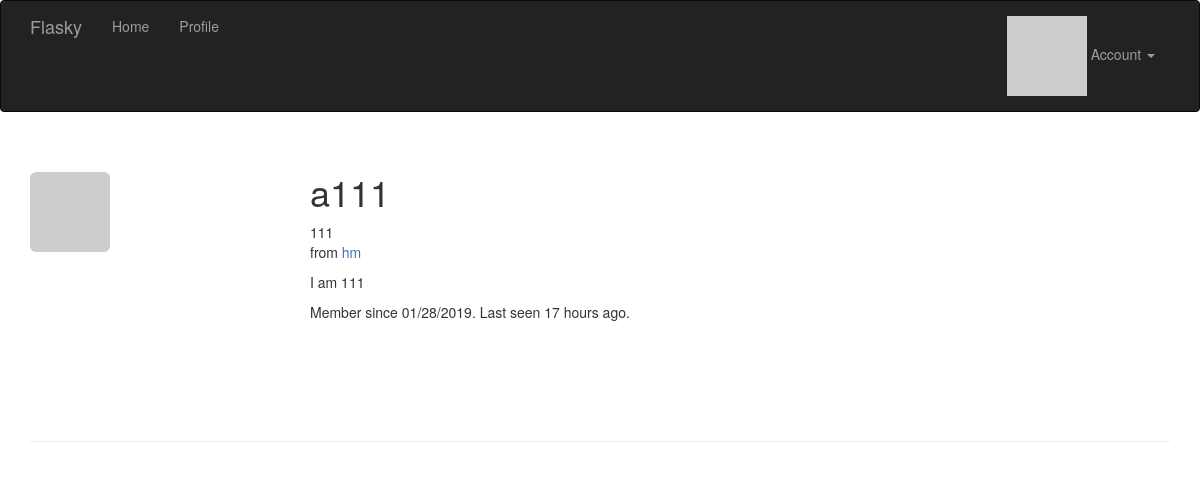
/user/a111 (signed in), run on the app's committed database.
### app/model.py (models this page shows, shortened)
class User(UserMixin,db.Model):
    __tablename__ = 'users'
    id = db.Column(db.Integer,primary_key=True)
    email = db.Column(db.String(64), unique=True, index=True)
    username = db.Column(db.String(64),unique=True)
    role_id = db.Column(db.Integer,db.ForeignKey('roles.id'))
    password_hash = db.Column(db.String(128))
    name = db.Column(db.String(64))  #用户真实姓名
    location = db.Column(db.String(64))  #用户所在地
    about_me = db.Column(db.Text())  #自我介绍
    member_since = db.Column(db.DateTime(),default=datetime.utcnow)  #注册日期
    last_seen = db.Column(db.DateTime(),default=datetime.utcnow)  #最后访问时间
    avatar_hash = db.Column(db.String(32))
    posts = db.relationship('Post',backref='author',lazy='dynamic')
    def can(self,permissions):
        return self.role is not None and (self.role.permissions & permissions) == permissions
    def is_administrator(self):
        return self.can(Permissions.ADMINISTER)
    class AnonymousUser(AnonymousUserMixin):
        def can(self,permissions):
            return False
        def is_administrator(self):
            return False
    login_manager.anonymous_user = AnonymousUser
    def gravatar(self,size=100,default='identicon',rating='g'):
        if request.is_secure:
            url = 'https://secure.gravatar.com/avatar'
        else:
            url = 'http://www.gravatar.com/avatar'
        hash = self.avatar_hash or hashlib.md5(self.email.encode('utf-8')).hexdigest()
        return '{url}/{hash}?s={size}&d={default}&r={rating}'.format(url=url,hash=hash,size=size,default=default,rating=rating)
    def ping(self):
        self.last_seen = datetime.utcnow()
        db.session.add(self)
    @property
    def password(self):
        raise AttributeError('password is not a readable attribute')

### app/main/views.py (the view)
@main.route('/user/<username>')
@login_required
def user(username):
    user = User.query.filter_by(username=username).first()
    if user is None:
        abort(404)
    return render_template('main/user.html',user=user)

### app/auth/views.py (called while the page is built)
@auth.before_app_request
def before_request():
    if current_user.is_authenticated:
        current_user.ping()

### app/main/__init__.py (called while the page is built)
@main.app_context_processor
def inject_permissions():
    return dict(Permissions=Permissions)

### app/model.py (called while the page is built)
@login_manager.user_loader
def load_user(user_id):
    return User.query.get(int(user_id))

### app/templates/main/user.html (shortened to what this page needs)
{% extends "base.html" %}
{% block page_content %}
<div class="page-header">
    <img class="img-rounded profile-thumbnail" src="{{ user.gravatar(size=256) }}">
    <div class="profile-header">
        <h1>{{ user.username }}</h1>
        {% if user.name or user.location %}
        <p>
            {% if user.name %}{{ user.name }}<br>{% endif %}
            {% if user.location %}
                from <a href="http://maps.google.com/?q={{ user.location }}">{{ user.location }}</a><br>
            {% endif %}
        </p>
        {% endif %}
        {% if user.about_me %}<p>{{ user.about_me }}</p>{% endif %}
        <p>Member since {{ moment(user.member_since).format('L') }}. Last seen {{ moment(user.last_seen).fromNow() }}.</p>
    </div>
</div>
{% endblock %}

### app/statc/styles.css (style rules this page uses)
.profile-thumbnail { position: absolute; }
.profile-header { min-height: 260px; margin-left: 280px; }

### data on the page
User: username "a111", name "111", location "hm", about_me "I am 111", member_since "01/28/2019", last_seen "17 hours ago"
